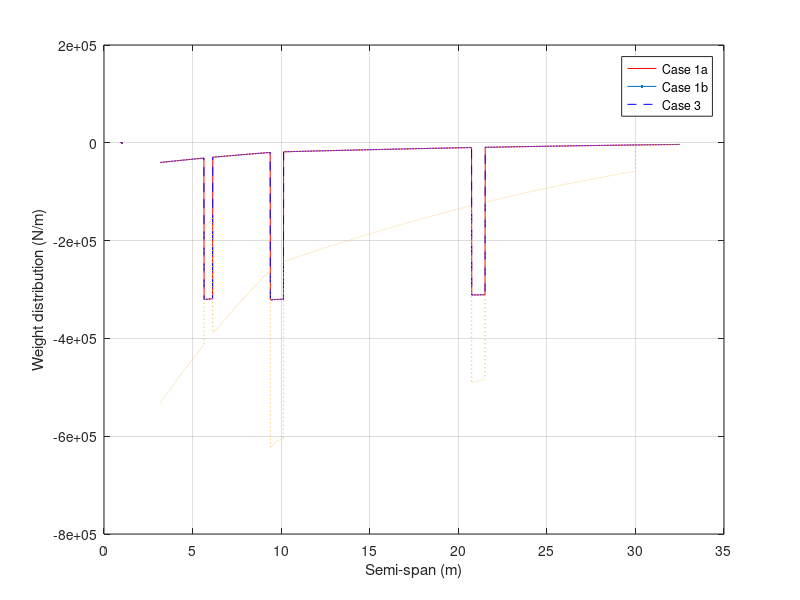
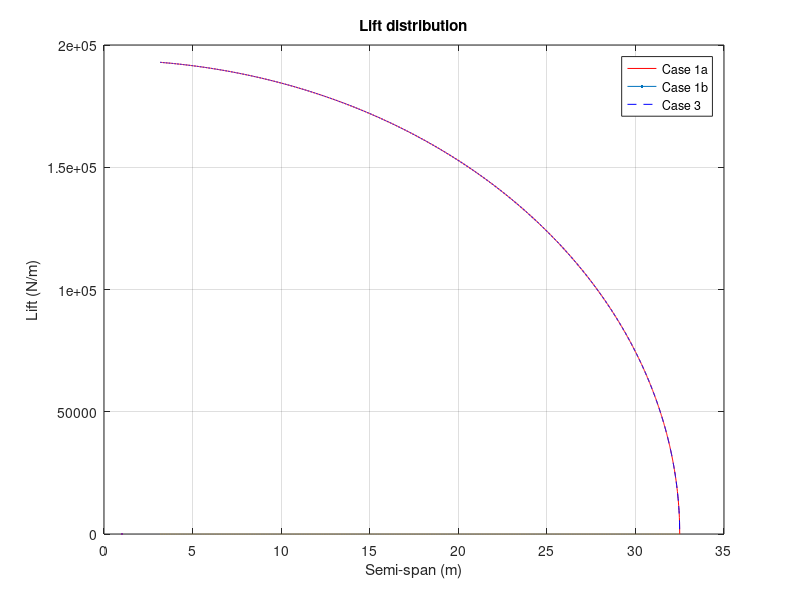
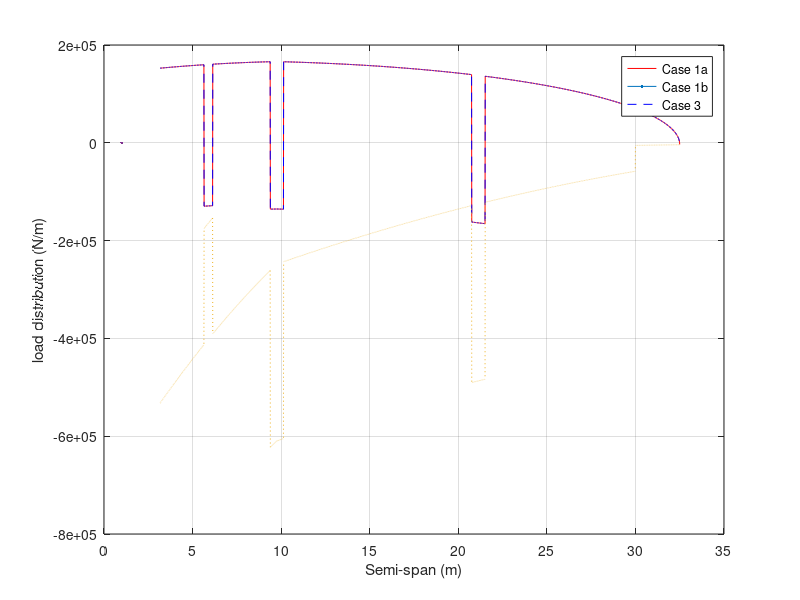
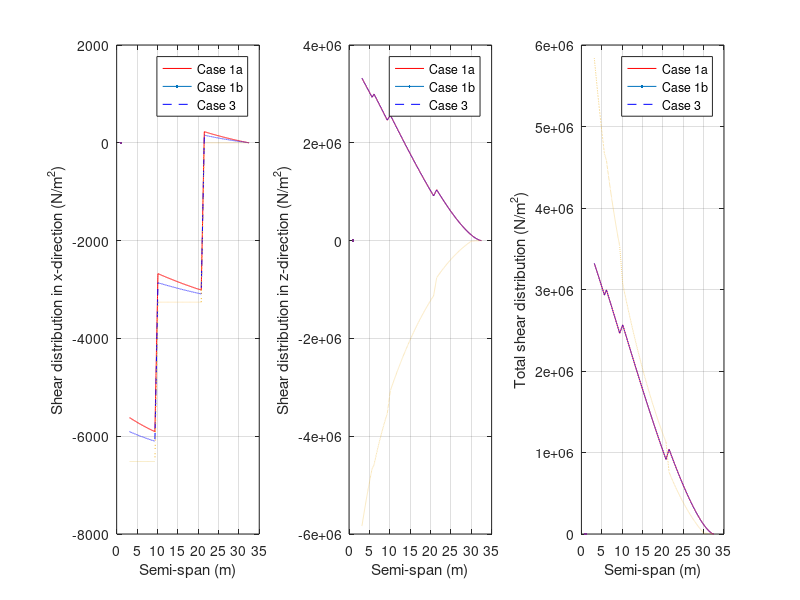

Write the MATLAB code that produced these figures, in order.
clc
clear
close all

%LOADS DISTRIBUTION

%get chord distribution
%leading edge sweep angle
b = 32.45 * tand(26.6);
a = b - 3.47/4;

aa = (a + 3.47)/32.45;

%sweep_angle = atand(aa);
sweep_angle = atand(aa);

%chord distribution for first section
outer_chord = 13.89 - (9.75 * tand(sweep_angle));

gradient1 = (outer_chord - 13.89)/9.75;

%for outer section
gradient2 = (3.47 - outer_chord)/(32.45 - 9.75);

span1 = 3.17:0.01:9.75;
span2 = 9.75:0.01:32.5;

c2 = outer_chord - gradient2 * 9.75;

chord1 = gradient1 * span1 + 13.89;
chord2 = gradient2*span2+c2;

chord = [chord1,chord2];

%CMo for airfoil
Cmoairf = -0.131;

%constants
W_S = 7840;         %wing loading in N/m^2
S = 482;            %wing area in m^2
rho = 1.227;        %sea level density
W = 353385;         %mtow in kg
g = 9.81;           %gravitational constant
T = 321600;         %thrust produced by each engine in N

%masses and wing properties
m_dry = 27100/2;        %dry mass of the wing in kg
weight_wing = m_dry*g;  %weight of the wing in N
V_wing = 168.6331;      %volume of the wing in m^3 CHANGE THIS WITH THE REAL VALUE  

m_fuel = 176091;        %fuel mass in kg
rho_fuel = 804;         %fuel density in kg/m^3
length_ft = 26.83;      %length of fuel tank 

m_engine = 6147.1;      %mass of engine
m_mg = 15100;           %mass of main landing gear


%aerofoil properties
cg = 0.4141;                            %centre of gravity
arm_length = 0.1641;                    %distance of cg from aerodynamic centre
frontSpar = 0.12;                       %location of front spar
rearSpar = 0.7;                         %location of shear spar
flexAxis = (frontSpar+rearSpar)/2;      %location of flexural axis (shear centre)


%wing discretisation
span = [span1,span2];      %29.33 is the length of the wing that is outside of the fuselage

%area of the aerofoil at each section of the wing
area_aerofoil = 0.0939*chord.^2;


%cases: [case 1a, case 1b, case 3]

v = [130.537; 171.25; 81.21];           %speed in m/s
n = [2.5; 2.5; 3];                      %load factor
L = n*W*g;                              %overall lift
L(3) = 0;                               %assume no aerodynamic forces in case 3
C_l = (2*n*W_S)./(rho*v.^2);            %lift coefficient
C_l(3) = 0;                             %assume no aerodynamic forces in case 3
%C_d = [0.13; 0.022; 0];                 %drag coefficient taken from polars
C_d = [0.043; 0.017; 0];
D = 0.5.*rho.*v.^2.*S.*C_d;             %overall drag
L0 = L./(32.5*pi*0.5 - 6.34);           %assume an elliptical lift distribution

dy = 0.01;                      %length of each section
dV = area_aerofoil * dy;        %volume of each section

%load on each section of the wing due to the wing's weight
dW_wing = (weight_wing/V_wing) * dV;

%load due to 1 engine in N
dW_engine = [m_engine*g;m_engine*g;m_engine*g]; 

%load due to 1 main landing gear in N
dW_mg = [m_mg*g/4;m_mg*g/4;m_mg*g/4];

%load due to fuel in the wings in N
V_fuel = 219.75;                %volume of fuel in m^3
dmass_fuel = rho_fuel * dV;     %mass of fuel in each section
dmass_fuel(2685:end) = 0;       %no fuel after y = 30
dW_fuel = dmass_fuel*g;         %weight of fuel in each section

%add all of the weights to get the total weight experienced at each section
dW_total = zeros(3, length(chord));             %pre-define array

%case 1 - worst case scenario with no fuel weight
dW_total(1,:) = dW_total(1,:) + dW_wing;                             %add weight of wing
dW_total(1,623:698) = dW_total(1,623:698) + dW_engine(1)/75;         %add weight of engine 1
dW_total(1,1761:1836) = dW_total(1,1761:1836) + dW_engine(1)/75;     %add weight of engine 2
dW_total(1,249:297) = dW_total(1,249:297) + dW_mg(1)/48;             %add weight of landing gear
dW_total(1,:) = dW_total(1,:) * 100;

%case 2 - worst case scenario with no fuel weight
dW_total(2,:) = dW_total(2,:) + dW_wing;                             %add weight of wing
dW_total(2,623:698) = dW_total(2,623:698) + dW_engine(2)/75;         %add weight of engine 1
dW_total(2,1761:1836) = dW_total(2,1761:1836) + dW_engine(2)/75;     %add weight of engine 2
dW_total(2,249:297) = dW_total(2,249:297) + dW_mg(2)/48;             %add weight of landing gear
dW_total(2,:) = dW_total(2,:) * 100;

%case 3 - worst case scenario with fuel weight
dW_total(3,:) = dW_total(3,:) + dW_wing + dW_fuel;                   %add weight of wing and fuel
dW_total(3,623:698) = dW_total(3,623:698) + dW_engine(3)/75;         %add weight of engine 1
dW_total(3,1761:1836) = dW_total(3,1761:1836) + dW_engine(3)/75;     %add weight of engine 2
dW_total(3,249:297) = dW_total(3,249:297) + dW_mg(3)/48;             %add weight of landing gear
dW_total(3,:) = dW_total(3,:) * 100;
dW_total(3,249:297) = dW_total(3,249:297) - 6.2349e6/48;             %add force of main landing gear on the wing at touch down

dW_total = dW_total.*n.*1.5;


%CALCULATING SHEAR
dS = dy*chord;                              %planform area distribution
dD = 0.5*rho*v.^2.*C_d.*dS;                 %drag distribution
dL = L0.*sqrt(1-(span/32.5).^2);            %elliptical lift distribution
dD(:,623:698) = dD(:,623:698) - T/75;       %subtract thrust of engine 1
dD(:,1761:1836) = dD(:,1761:1836) - T/75;   %subtract thrust of engine 2

for i = 1:3  
    for j = 1:length(span)
        temp = dD(i,j:length(span));
        shear_x(i,j) = sum(temp*dy);
    end
end

shear_y = 0;

for i = 1:3
    for j = 1:length(span)
        temp1 = dL(i,j:length(span));
        temp2 = dW_total(i,j:length(span));
        shear_z(i,j) = sum((temp1-temp2)*dy);
    end
end

shear_total = sqrt(shear_x.^2 + shear_z.^2);


%CALCULATING BENDING MOMENT

for i = 1:3
    for j = 1:length(span)
        temp = shear_z(i,j:length(span));
        M_x(i,j) = sum(temp);
    end
end

for i = 1:3
    for j = 1:length(span)
        temp = shear_x(i,j:length(span));
        M_z(i,j) = sum(temp);
    end
end


%CALCULATING TORQUE
M_torque = zeros(3, length(span));
landing_gear_force_case3 = zeros(length(span));
landing_gear_force_case3(249:297) = 3.4278e6/48 ; %double check this is correct or not
for i=1:3
    for j = 1: length(span)
        if i==3 % the landing gear will exert a moment
        x_quart(i, j) = 0.25 * chord(j);
        z_f = 0.07; % depends how we define the axis
        x_cg= cg;
        m_0w(i,j) = 0.5* rho * v(i)^2 * chord(j)^2 * Cmoairf; 
        dM(i,j) = dL(i,j)* (flexAxis - x_quart(i,j))+dD(i,j) * 0 + dW_total(i,j) *(flexAxis - x_cg) + landing_gear_force_case3(1,j)*(flexAxis - rearSpar) - m_0w(i,j);
        M_torque(i,j)= sum(dM(i,j)) ;  
        else
    x_quart(i, j) = 0.25 * chord(j);
    z_f = 0.07; % depends how we define the axis
    x_cg= cg;
    m_0w(i,j) = 0.5* rho * v(i)^2 * chord(j)^2 * Cmoairf; 
    dM(i,j) = dL(i,j)* (flexAxis - x_quart(i,j))+dD(i,j) * 0 + dW_total(i,j) *(flexAxis - x_cg) + - m_0w(i,j);
    M_torque(i,j)= sum(dM(i,j)) ;
    end
    end
end


%PLOTSS

figure(1)
plot(span,-dW_total(1,:),"r", LineWidth = 1.5);
hold on
plot(span,-dW_total(2,:),"b--", LineWidth = 1.5);
plot(span,-dW_total(3,:),":", LineWidth = 1.5);
hold off
grid on
xlabel("Semi-span (m)");
ylabel("Weight distribution (N/m)");
legend("Case 1a","Case 1b", "Case 3");

figure(2)
plot(span,dL(1,:),"r", LineWidth = 1.5);
hold on
plot(span,dL(2,:),"b--", LineWidth = 1.5);
plot(span,dL(3,:),":", LineWidth = 1.5);
hold off
title("Lift distribution");
xlabel("Semi-span (m)");
ylabel("Lift (N/m)");
grid on
legend("Case 1a","Case 1b", "Case 3");

figure(3)
plot(span,dL(1,:)-dW_total(1,:),"r", LineWidth = 1.5);
hold on
plot(span,dL(2,:)-dW_total(2,:),"b--", LineWidth = 1.5);
plot(span,dL(3,:)-dW_total(3,:),":", LineWidth = 1.5);
hold off
xlabel("Semi-span (m)");
ylabel("load distribution (N/m)");
grid on
legend("Case 1a","Case 1b", "Case 3");

figure(4)
subplot(1,3,1);
plot(span,shear_x(1,:),"r", LineWidth = 1.5);
hold on
plot(span,shear_x(2,:),"b--", LineWidth = 1.5);
plot(span,shear_x(3,:),":", LineWidth = 1.5);
hold off
grid on
xlabel("Semi-span (m)");
ylabel("Shear distribution in x-direction (N/m^2)");
legend("Case 1a","Case 1b", "Case 3");

subplot(1,3,2);
plot(span,shear_z(1,:),"r", LineWidth = 1.5);
hold on
plot(span,shear_z(2,:),"b--", LineWidth = 1.5);
plot(span,shear_z(3,:),":", LineWidth = 1.5);
hold off
grid on
xlabel("Semi-span (m)");
ylabel("Shear distribution in z-direction (N/m^2)");
legend("Case 1a","Case 1b", "Case 3");

subplot(1,3,3);
plot(span,shear_total(1,:),"r", LineWidth = 1.5);
hold on
plot(span,shear_total(2,:),"b--", LineWidth = 1.5);
plot(span,shear_total(3,:),":", LineWidth = 1.5);
hold off
grid on
xlabel("Semi-span (m)");
ylabel("Total shear distribution (N/m^2)");
legend("Case 1a","Case 1b", "Case 3");

figure(5)
subplot(1,2,1);
plot(span,M_x(1,:),"r", LineWidth = 1.5);
hold on
plot(span,M_x(2,:),"b--", LineWidth = 1.5);
plot(span,M_x(3,:),":", LineWidth = 1.5);
hold off
grid on
xlabel("Semi-span (m)");
ylabel("Bending moment distribution in x-direction (N)");
legend("Case 1a","Case 1b", "Case 3");

subplot(1,2,2);
plot(span,M_z(1,:),"r", LineWidth = 1.5);
hold on
plot(span,M_z(2,:),"b--", LineWidth = 1.5);
plot(span,M_z(3,:),":", LineWidth = 1.5);
hold off
grid on
xlabel("Semi-span (m)");
ylabel("Bending moment distribution in z-direction (N)");
legend("Case 1a","Case 1b", "Case 3");


figure(6)
subplot(1,2,1);
plot(span,M_torque(1,:),"r", LineWidth = 1.5);
hold on
plot(span,M_torque(2,:),"b--", LineWidth = 1.5);
plot(span,M_torque(3,:),":", LineWidth = 1.5);
hold off
grid on
xlabel("Semi-span (m)");
ylabel(" (N)");
legend("Case 1a","Case 1b", "Case 3");

% Get the sectional load vs spanwise diagram for case 1&3 under different
% conditions so MTOW, EFW, MLW

%%%%%%% CHANGE THE VALUES OF MLW AND EFW
MTOW = 353385;         %mtow in kg
MLW =  320000        ; % maximum landing weoght
EFW =  300000      ; %EMPTY FUEL WEIGHT
n= 3.75;
mass=[MTOW, MLW, EFW];

for j= 1:3
    lift(j) = n* mass(j)*g;
    L0(j)= lift(j)/(32.5*pi*0.5 - 6.34);  %assume an elliptical lift distribution
    dl_new(j,:) = L0(j)*sqrt(1-(span/32.5).^2);
end

figure
plot(span, dl_new(1,:))
hold on
plot(span, dl_new(2,:))
plot(span, dl_new(3,:))
grid on
xlabel("Spanwise position (m)")
ylabel("Sectional load (N/m)")


figure
plot(span,dL(1,:)-dW_total(1,:),"r",LineWidth = 1.25);
hold on
plot(span,dL(3,:)-dW_total(3,:),LineWidth = 1.25,Color=[0 128 255]/255);
plot(span,dL(1,:),"--", LineWidth = 1.25,Color=[255 102 102]/255);
plot(span,dL(3,:),"--", LineWidth = 1.25,Color=[102 102 255]/255);
plot(span,-dW_total(1,:),":", LineWidth = 1.25,Color=[153 0 0]/255);
plot(span,-dW_total(3,:),":", LineWidth = 1.25,Color=[0 0 153]/255);
hold off
xlabel("Semi-span (m)");
ylabel("load distribution (N/m)");
grid on
legend("Case 1 - Resultant load","Case 3 - Resultant load","Case 1 - Lift ", "Case 3 - Lift ","Case 1 - Inertial loads","Case 3 - Inertial loads");





